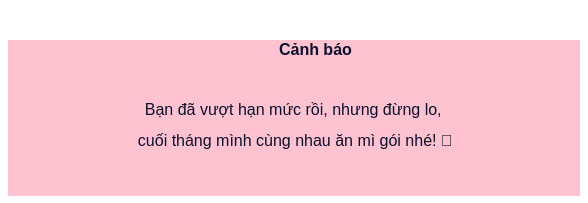
<?xml version="1.0" encoding="UTF-8"?>
<ui version="4.0">
 <class>Dialog</class>
 <widget class="QDialog" name="Dialog">
  <property name="geometry">
   <rect>
    <x>0</x>
    <y>0</y>
    <width>588</width>
    <height>203</height>
   </rect>
  </property>
  <property name="styleSheet">
   <string notr="true">background-color: rgb(255, 255, 255);</string>
  </property>
  <widget class="QPushButton" name="btn_exit">
   <property name="geometry">
    <rect>
     <x>550</x>
     <y>10</y>
     <width>31</width>
     <height>28</height>
    </rect>
   </property>
   <property name="text">
    <string/>
   </property>
   <property name="icon">
    <iconset>
     <normaloff>../../../Users/DELL/Downloads/close.png</normaloff>../../../Users/DELL/Downloads/close.png</iconset>
   </property>
   <property name="flat">
    <bool>true</bool>
   </property>
  </widget>
  <widget class="QLabel" name="warning_content">
   <property name="geometry">
    <rect>
     <x>60</x>
     <y>80</y>
     <width>471</width>
     <height>91</height>
    </rect>
   </property>
   <property name="styleSheet">
    <string notr="true">background-color: rgb(255, 194, 209);</string>
   </property>
   <property name="text">
    <string>&lt;html&gt;&lt;head/&gt;&lt;body&gt;&lt;p align=&quot;center&quot;&gt;&lt;span style=&quot; font-size:12pt; color:#0a102a;&quot;&gt;Bạn đã vượt hạn mức rồi, nhưng đừng lo, &lt;/span&gt;&lt;/p&gt;&lt;p align=&quot;center&quot;&gt;&lt;span style=&quot; font-size:12pt; color:#0a102a;&quot;&gt;cuối tháng mình cùng nhau ăn mì gói nhé! 🍜&lt;/span&gt;&lt;/p&gt;&lt;/body&gt;&lt;/html&gt;</string>
   </property>
  </widget>
  <widget class="QLabel" name="warning_title">
   <property name="geometry">
    <rect>
     <x>-60</x>
     <y>40</y>
     <width>751</width>
     <height>156</height>
    </rect>
   </property>
   <property name="font">
    <font>
     <kerning>true</kerning>
    </font>
   </property>
   <property name="styleSheet">
    <string notr="true">background-color: rgb(255, 194, 209);</string>
   </property>
   <property name="text">
    <string>&lt;html&gt;&lt;head/&gt;&lt;body&gt;&lt;p align=&quot;center&quot;&gt;&lt;span style=&quot; font-size:12pt; font-weight:600; color:#0a102a;&quot;&gt;Cảnh báo&lt;/span&gt;&lt;/p&gt;&lt;/body&gt;&lt;/html&gt;</string>
   </property>
   <property name="alignment">
    <set>Qt::AlignLeading|Qt::AlignLeft|Qt::AlignTop</set>
   </property>
   <property name="margin">
    <number>10</number>
   </property>
  </widget>
  <widget class="QLabel" name="warning_icon">
   <property name="geometry">
    <rect>
     <x>230</x>
     <y>45</y>
     <width>31</width>
     <height>31</height>
    </rect>
   </property>
   <property name="styleSheet">
    <string notr="true">background-color: rgb(255, 194, 209);</string>
   </property>
   <property name="text">
    <string/>
   </property>
   <property name="pixmap">
    <pixmap>../../../Users/DELL/Downloads/warning.png</pixmap>
   </property>
   <property name="scaledContents">
    <bool>true</bool>
   </property>
  </widget>
  <widget class="QLabel" name="label_2">
   <property name="geometry">
    <rect>
     <x>-13</x>
     <y>40</y>
     <width>21</width>
     <height>161</height>
    </rect>
   </property>
   <property name="text">
    <string/>
   </property>
  </widget>
  <widget class="QLabel" name="label_3">
   <property name="geometry">
    <rect>
     <x>580</x>
     <y>40</y>
     <width>21</width>
     <height>161</height>
    </rect>
   </property>
   <property name="text">
    <string/>
   </property>
  </widget>
  <widget class="QLabel" name="lb_app_name">
   <property name="geometry">
    <rect>
     <x>40</x>
     <y>4</y>
     <width>91</width>
     <height>31</height>
    </rect>
   </property>
   <property name="styleSheet">
    <string notr="true">background-color: rgb(255, 255, 255);</string>
   </property>
   <property name="text">
    <string/>
   </property>
   <property name="pixmap">
    <pixmap>../../../Users/DELL/Downloads/ic_logo_name.png</pixmap>
   </property>
   <property name="scaledContents">
    <bool>true</bool>
   </property>
  </widget>
  <widget class="QLabel" name="app_logo">
   <property name="geometry">
    <rect>
     <x>5</x>
     <y>4</y>
     <width>41</width>
     <height>31</height>
    </rect>
   </property>
   <property name="styleSheet">
    <string notr="true">background-color: rgb(255, 255, 255);</string>
   </property>
   <property name="text">
    <string/>
   </property>
   <property name="pixmap">
    <pixmap>../../../Users/DELL/Downloads/logo(lightmode).png</pixmap>
   </property>
   <property name="scaledContents">
    <bool>true</bool>
   </property>
  </widget>
  <zorder>warning_title</zorder>
  <zorder>btn_exit</zorder>
  <zorder>warning_content</zorder>
  <zorder>warning_icon</zorder>
  <zorder>label_2</zorder>
  <zorder>label_3</zorder>
  <zorder>lb_app_name</zorder>
  <zorder>app_logo</zorder>
 </widget>
 <resources/>
 <connections/>
</ui>
